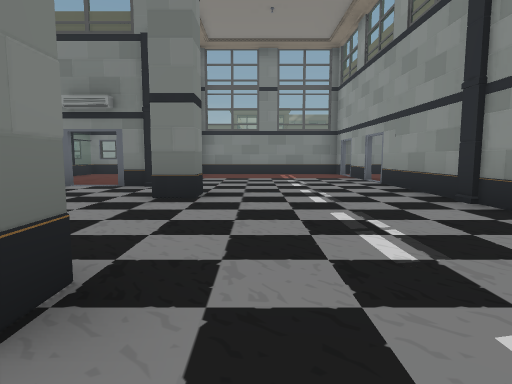
view 1 (above)

16 first-person views from a walk through a 3-D level made in the Unity game engine. The camera is 1.2 m above the floor, tilts 6° down and sees 75° across. The floor is counted in squares, 2 m on a side. Each view is taken from the middle of a square. On the plan, view 1 faces up. The plan holds only what a view shows up to about 10 squares ahead; the rest is blank. The place goes on beyond the plan. The player is left out. Some animated figures are not drawn. Door leaves are left out, so doorways stand open.

view 2
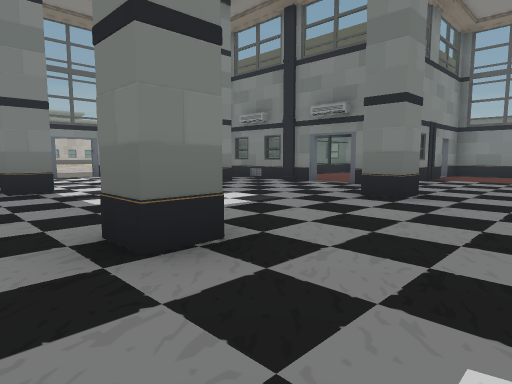

view 3
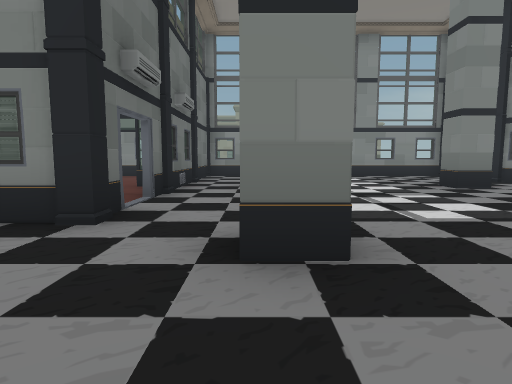

view 4
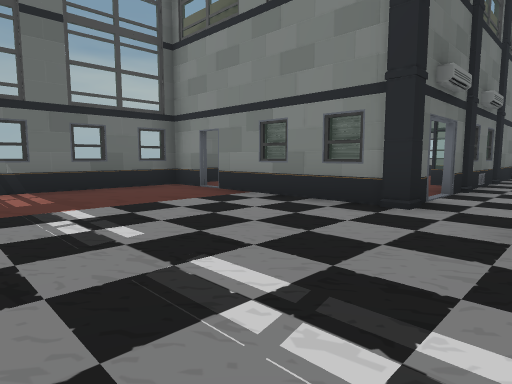

view 5
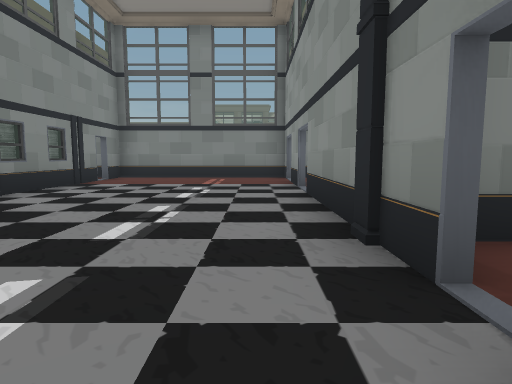

view 6
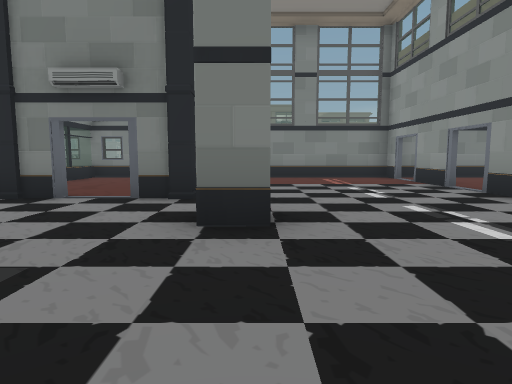

view 7
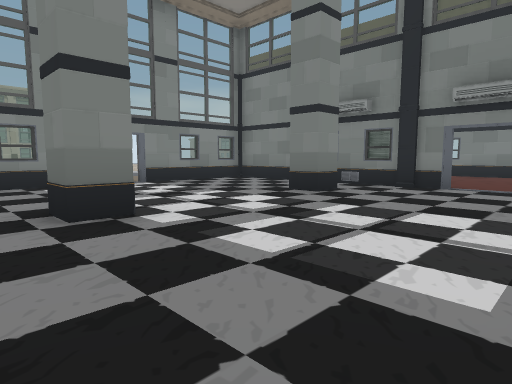

view 8
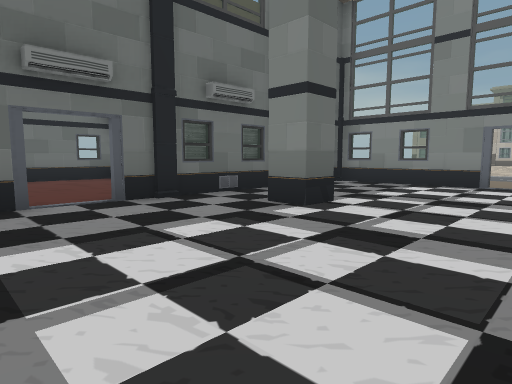

view 9
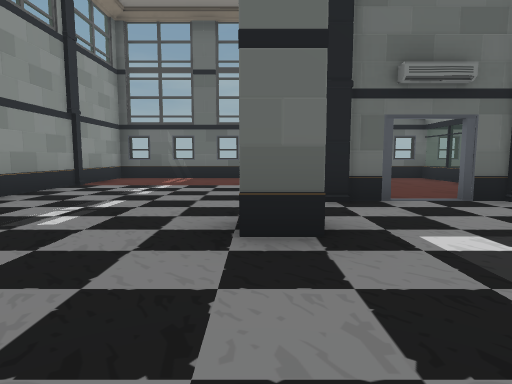

view 10
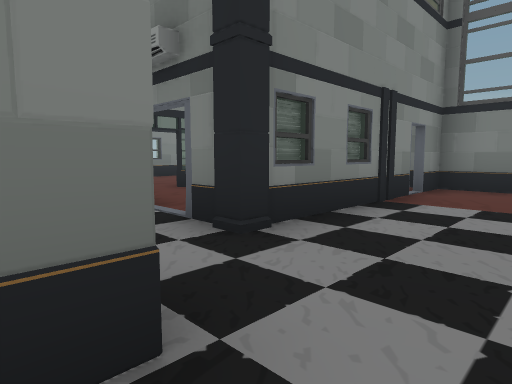

view 11
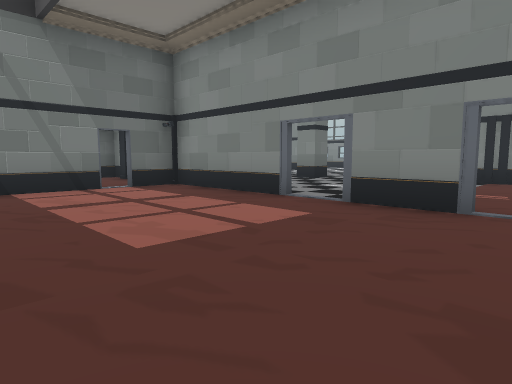

view 12
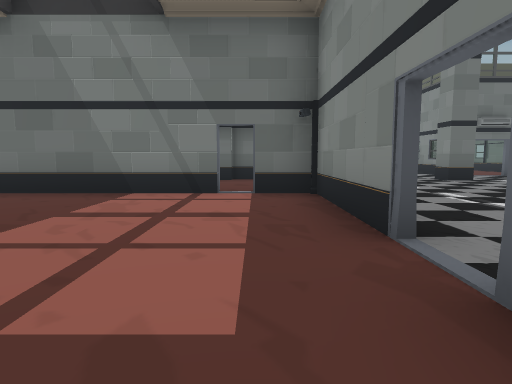

view 13
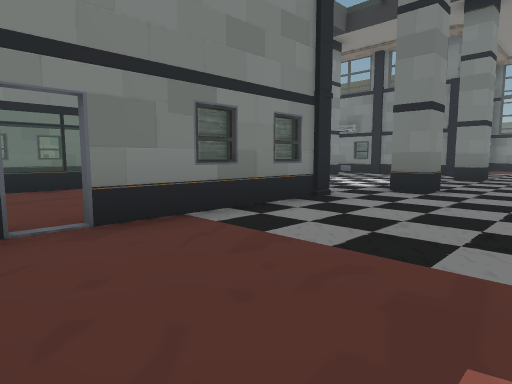

view 14
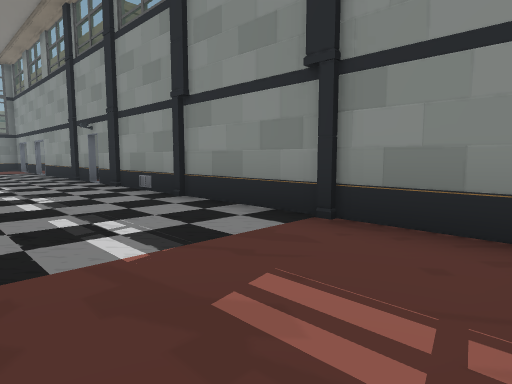

view 15
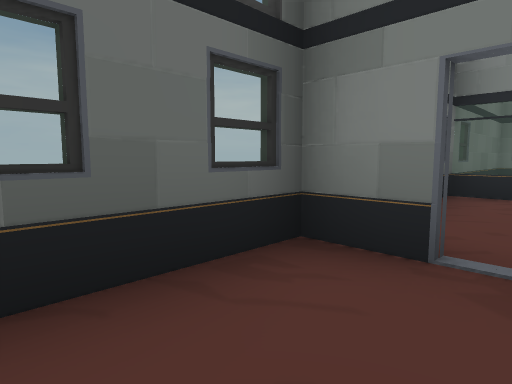

view 16
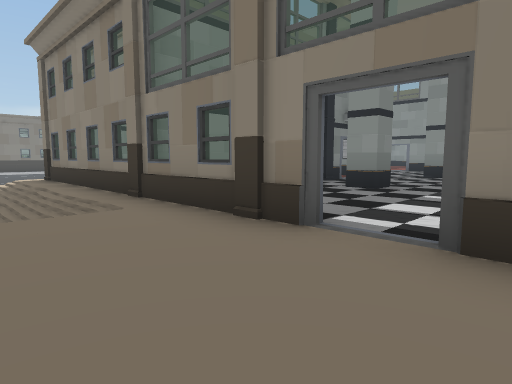

### Floor plan
Key: @ floor where view 1 was taken; # wall or solid block; x gap in a wall; . floor; / step, stairs or slope; D open door; = window, fence, low wall or low ledge; P pillar; O other object.
Columns run from 12 left of view 1 to 7 right of it. Each row starts with its distance up from view 1.
 12  /.###############=
 11  /.#  #...D....D....
 10  /.=. # .. ....D....
  9  /.=..D ..P....D....
  8  /.#  D ..#....D....
  7  /.O#P#PDDP....#....
  6 //.#...........#....
  5 /..=..#....P...#....
  4 /.D#...........PD###
  3 /.D............D..
  2 /..#...........P
  1    #..#....P...P
  0    =.P......@..P
 -1    P#P#PDDP....P
 -2    #..D ..#....#
 -3    #  # ..#....P
 -4    #  #...x....#
 -5    =  #.. D....#
 -6    #########==##

Where each view was taken, in squares from view 1:
view 1: 0 up, 0 right, facing up
view 2: 0 up, 1 right, facing up-left
view 3: 1 up, 1 right, facing left
view 4: 1 up, 2 right, facing down-left
view 5: 2 up, 2 right, facing up
view 6: 2 up, 1 left, facing up
view 7: 0 up, 2 left, facing up-left
view 8: 4 up, 2 left, facing down-left
view 9: 4 up, 1 left, facing down
view 10: 5 up, 0 right, facing up-left
view 11: 11 up, 7 right, facing down-left
view 12: 10 up, 4 right, facing down
view 13: 5 down, 1 right, facing up-left
view 14: 5 down, 0 right, facing up-right
view 15: 4 down, 0 right, facing down-left
view 16: 2 up, 12 left, facing up-right
